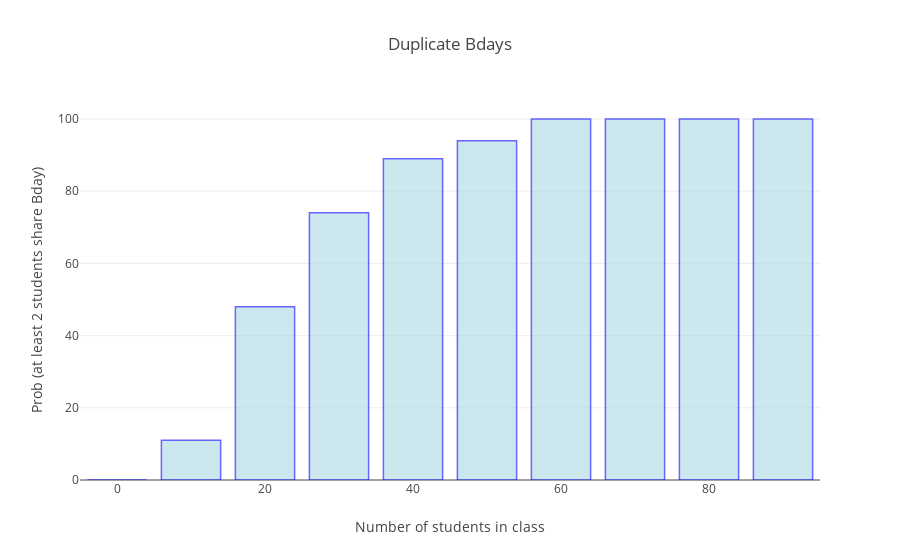

The notebook cell this image was saved under:
### Code cell
from plotly.offline import download_plotlyjs, init_notebook_mode, plot, iplot
init_notebook_mode(connected=True)

data = [go.Bar(
            x=classes,
            y=dups,
            marker=dict(
                color='lightblue',
                line=dict(
                    color='blue',
                    width=1.5,
                )
            ),
            opacity=0.6   
        )]

layout = go.Layout(
    title='Duplicate Bdays',
    xaxis=dict(
        title='Number of students in class'
    ),
    yaxis=dict(
        title='Prob (at least 2 students share Bday)'
    )
)

iplot(go.Figure(data=data, layout=layout))

### Figure 1 — Plotly figure (JSON) as saved in the notebook; plotly's stock layout.template omitted (floating-point values rounded to 4 significant figures)
{"data": [{"marker": {"color": "lightblue", "line": {"color": "blue", "width": 1.5}}, "opacity": 0.6, "type": "bar", "x": [0, 10, 20, 30, 40, 50, 60, 70, 80, 90], "y": [0, 11, 48, 74, 89, 94, 100, 100, 100, 100]}], "layout": {"title": "Duplicate Bdays", "xaxis": {"title": "Number of students in class"}, "yaxis": {"title": "Prob (at least 2 students share Bday)"}}}
